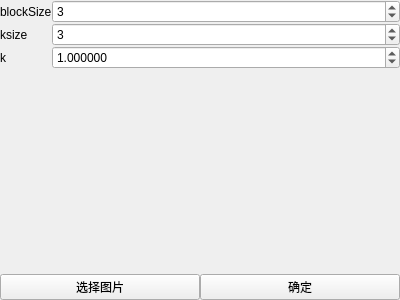
<?xml version="1.0" encoding="UTF-8"?>
<ui version="4.0">
 <class>ControlItem</class>
 <widget class="QWidget" name="ControlItem">
  <property name="geometry">
   <rect>
    <x>0</x>
    <y>0</y>
    <width>400</width>
    <height>300</height>
   </rect>
  </property>
  <property name="windowTitle">
   <string>Form</string>
  </property>
  <layout class="QVBoxLayout" name="verticalLayout">
   <property name="spacing">
    <number>0</number>
   </property>
   <property name="leftMargin">
    <number>0</number>
   </property>
   <property name="topMargin">
    <number>0</number>
   </property>
   <property name="rightMargin">
    <number>0</number>
   </property>
   <property name="bottomMargin">
    <number>0</number>
   </property>
   <item>
    <layout class="QFormLayout" name="formLayout">
     <property name="horizontalSpacing">
      <number>0</number>
     </property>
     <property name="verticalSpacing">
      <number>0</number>
     </property>
     <item row="0" column="0">
      <widget class="QLabel" name="blockSizeLabel">
       <property name="text">
        <string>blockSize</string>
       </property>
      </widget>
     </item>
     <item row="0" column="1">
      <widget class="QSpinBox" name="blockSizeSpinBox">
       <property name="maximum">
        <number>255</number>
       </property>
       <property name="value">
        <number>3</number>
       </property>
      </widget>
     </item>
     <item row="1" column="0">
      <widget class="QLabel" name="ksizeLabel">
       <property name="text">
        <string>ksize</string>
       </property>
      </widget>
     </item>
     <item row="1" column="1">
      <widget class="QSpinBox" name="ksizeSpinBox">
       <property name="maximum">
        <number>255</number>
       </property>
       <property name="value">
        <number>3</number>
       </property>
      </widget>
     </item>
     <item row="2" column="0">
      <widget class="QLabel" name="kLabel">
       <property name="text">
        <string>k</string>
       </property>
      </widget>
     </item>
     <item row="2" column="1">
      <widget class="QDoubleSpinBox" name="kDoubleSpinBox">
       <property name="decimals">
        <number>6</number>
       </property>
       <property name="minimum">
        <double>-255.000000000000000</double>
       </property>
       <property name="maximum">
        <double>255.000000000000000</double>
       </property>
       <property name="singleStep">
        <double>0.500000000000000</double>
       </property>
       <property name="value">
        <double>1.000000000000000</double>
       </property>
      </widget>
     </item>
    </layout>
   </item>
   <item>
    <layout class="QHBoxLayout" name="horizontalLayout">
     <property name="spacing">
      <number>0</number>
     </property>
     <item>
      <widget class="QPushButton" name="select_image_button">
       <property name="text">
        <string>选择图片</string>
       </property>
      </widget>
     </item>
     <item>
      <widget class="QPushButton" name="do_button">
       <property name="text">
        <string>确定</string>
       </property>
      </widget>
     </item>
    </layout>
   </item>
  </layout>
 </widget>
 <resources/>
 <connections>
  <connection>
   <sender>blockSizeSpinBox</sender>
   <signal>editingFinished()</signal>
   <receiver>do_button</receiver>
   <slot>click()</slot>
   <hints>
    <hint type="sourcelabel">
     <x>127</x>
     <y>17</y>
    </hint>
    <hint type="destinationlabel">
     <x>299</x>
     <y>228</y>
    </hint>
   </hints>
  </connection>
  <connection>
   <sender>ksizeSpinBox</sender>
   <signal>editingFinished()</signal>
   <receiver>do_button</receiver>
   <slot>click()</slot>
   <hints>
    <hint type="sourcelabel">
     <x>110</x>
     <y>33</y>
    </hint>
    <hint type="destinationlabel">
     <x>275</x>
     <y>225</y>
    </hint>
   </hints>
  </connection>
  <connection>
   <sender>kDoubleSpinBox</sender>
   <signal>editingFinished()</signal>
   <receiver>do_button</receiver>
   <slot>click()</slot>
   <hints>
    <hint type="sourcelabel">
     <x>159</x>
     <y>55</y>
    </hint>
    <hint type="destinationlabel">
     <x>306</x>
     <y>230</y>
    </hint>
   </hints>
  </connection>
 </connections>
</ui>
